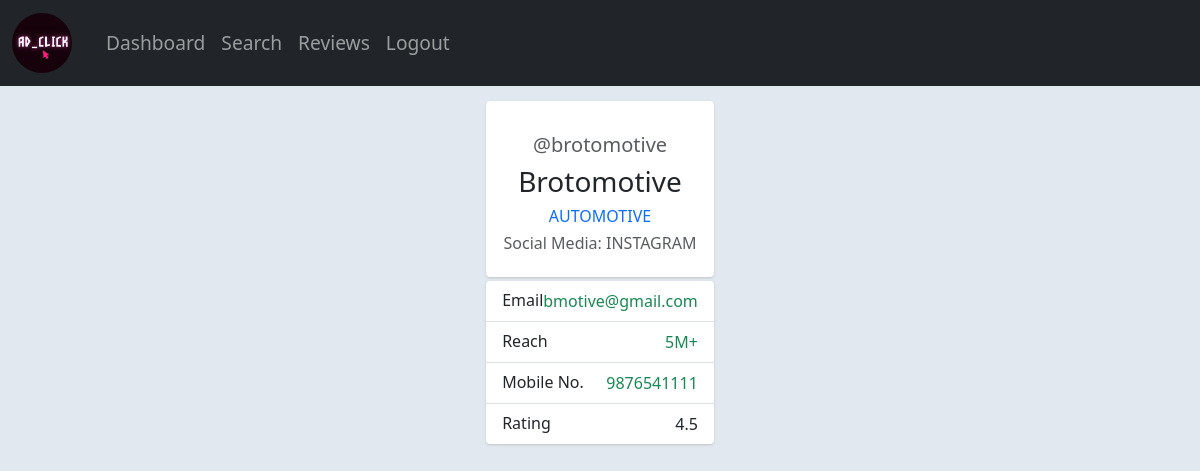
/view_profile/7, run on the app's committed database.
### app.py (models this page shows, shortened)
class User(db.Model):
    __tablename__ = 'user'
    id = db.Column(db.Integer, primary_key=True)
    username = db.Column(db.String(40), unique=True, nullable=False)
    passhash = db.Column(db.String(512), nullable=False)
    name = db.Column(db.String(40), nullable=False)
    email = db.Column(db.String(120), unique=True, nullable=False)
    role = db.Column(db.String(20), nullable=False)
    niche = db.Column(db.String(20))
    socialnet = db.Column(db.String(20))
    flag = db.Column(db.Boolean, default=False)
    profile = db.relationship('Profile', back_populates='user', uselist=False)
    campaigns = db.relationship('Campaign', back_populates='sponsor')
    ad_requests_sent = db.relationship('AdRequest', foreign_keys='AdRequest.sender_id', back_populates='sender')
    ad_requests_received = db.relationship('AdRequest', foreign_keys='AdRequest.receiver_id', back_populates='receiver')
    ratings_given = db.relationship('Rating', foreign_keys='Rating.rater_id', back_populates='rater')
    ratings_received = db.relationship('Rating', foreign_keys='Rating.ratee_id', back_populates='ratee')
    @property
    def password(self):
        raise AttributeError('password is not a readable attribute')

class Profile(db.Model):
    __tablename__ = 'profile'
    id = db.Column(db.Integer, primary_key=True)
    bio = db.Column(db.Text)
    reach = db.Column(db.Integer)
    rating = db.Column(db.Float)
    photo_path = db.Column(db.String(255))
    mobile = db.Column(db.String(20))
    user_id = db.Column(db.Integer, db.ForeignKey('user.id'))
    user = db.relationship('User', back_populates='profile')

### routes.py (the view)
@app.route('/view_profile/<int:user_id>', methods=['GET'])
@app.route('/view_profile/<int:user_id>', methods=['GET'])
def view_profile(user_id):
    user = User.query.get_or_404(user_id)
    ratings = Rating.query.filter_by(ratee_id=user_id).all()
    avg_rating = None
    if ratings:
        avg_rating = sum(rating.rating for rating in ratings) / len(ratings)
    return render_template('view_profile.html', user=user, avg_rating=avg_rating)

### routes.py (called while the page is built)
@app.context_processor
def inject_user():
    user_id = session.get('user_id')
    user = User.query.get(user_id) if user_id else None
    return {'user': user}

### templates/view_profile.html (shortened to what this page needs)
{% extends "layout.html" %}
{% block content %}
<link rel="stylesheet" href="{{ url_for('static', filename='profile.css') }}">
<div class="container d-flex justify-content-center">
    <div class="main-body">
        <div class="row gutters-sm justify-content-center">
            <div class="col-md-14 ">
                <div class="card">
                    <div class="card-body">
                        <div class="d-flex flex-column align-items-center text-center">
                            <div class="mt-3">
                                <h5 class="text-muted">@{{ user.username }}</h5>
                                <h3>{{ user.name }}</h3>
                                <h6 class="text-primary ">{{ user.niche | upper }}</h6>
                                <h6 class="text-muted ">Social Media: {{ user.socialnet | upper }}</h6>
                            </div>
                        </div>
                    </div>
                </div>
                <div class="card mt-1">
                    <ul class="list-group list-group-flush">
                        <li class="list-group-item d-flex justify-content-between align-items-center flex-wrap">
                            <h6 class="mb-0">Email</h6>
                            <span class="text-success">{{ user.email }}</span>
                        </li>
                        <li class="list-group-item d-flex justify-content-between align-items-center flex-wrap">
                            <h6 class="mb-0">Reach</h6>
                            {% if not user.profile.reach %}
                                <span class="text-danger">Not Available</span>
                            {% else %}
                                <span class="text-success">{{ user.profile.reach }}+</span>
                            {% endif %}
                        </li>
                        <li class="list-group-item d-flex justify-content-between align-items-center flex-wrap">
                            <h6 class="mb-0">Mobile No.</h6>
                            {% if not user.profile.mobile %}
                                <span class="text-danger">Not Available</span>
                            {% else %}
                                <span class="text-success">{{ user.profile.mobile }}</span>
                            {% endif %}
                        </li>
                        <li class="list-group-item d-flex justify-content-between align-items-center flex-wrap">
                            <h6 class="mb-0">Rating</h6>
                            {% if avg_rating is none %}
                                <span class="text-danger">No ratings yet!</span>
                            {% else %}
                                <span class="text">{{ avg_rating }}</span>
                            {% endif %}
                        </li>
                    </ul>
                </div>
            </div>
        </div>
    </div>
</div>
{% endblock %}

### static/edit_profile.css (style rules this page uses)
body { margin-top:0px; margin-bottom: 20px; color: #232429; }

### static/profile.css (style rules this page uses)
body { color: #1a202c!important; text-align: left; background-color: #e2e8f0; }
.main-body { padding: 15px; }
.card { box-shadow: 0 1px 3px 0 rgba(0,0,0,.1), 0 1px 2px 0 rgba(0,0,0,.06); }
.card { position: relative; display: flex; flex-direction: column; min-width: 0; word-wrap: break-word; background-color: #fff; background-clip: border-box; border: 0 solid rgba(0,0,0,.125); border-radius: .25rem; }
.card-body { flex: 1 1 auto; min-height: 1px; padding: 1rem; }
.gutters-sm { margin-right: -8px; margin-left: -8px; }
.gutters-sm>.col, .gutters-sm>[class*=col-] { padding-right: 8px; padding-left: 8px; }

### data on the page
User: username "brotomotive", name "Brotomotive", niche "AUTOMOTIVE", socialnet "INSTAGRAM", email "bmotive@gmail.com"
Profile: profile.reach "5M", profile.mobile "9876541111"

### other printed values
{{ avg_rating }} "4.5"
